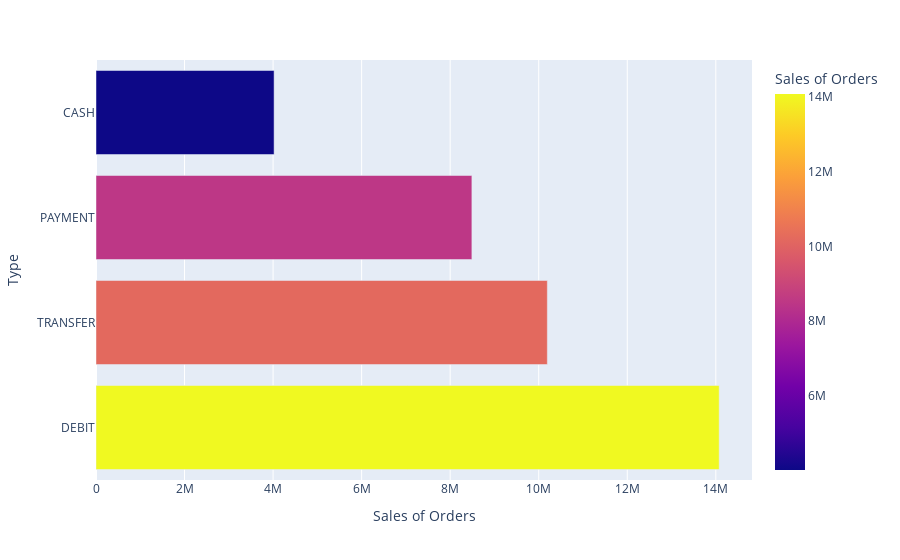

Write notebook code for a chart like this one.
### Code cell
#Type of Payment Visual
df_payment_type=df_a.groupby([ 'Type'])['Sales'].sum().reset_index(name='Sales of Orders').sort_values(by= 'Sales of Orders', ascending= False)
px.bar(df_payment_type.head(10), x='Sales of Orders',y = 'Type',color ='Sales of Orders')

### Figure 1 — Plotly figure (JSON) as saved in the notebook; plotly's stock layout.template omitted (floating-point values rounded to 4 significant figures)
{"data": [{"alignmentgroup": "True", "hovertemplate": "Sales of Orders=%{marker.color}<br>Type=%{y}<extra></extra>", "legendgroup": "", "marker": {"color": [14080000.0, 10190000.0, 8490000.0, 4023000.0], "coloraxis": "coloraxis", "pattern": {"shape": ""}}, "name": "", "offsetgroup": "", "orientation": "h", "showlegend": false, "textposition": "auto", "type": "bar", "x": [14080000.0, 10190000.0, 8490000.0, 4023000.0], "xaxis": "x", "y": ["DEBIT", "TRANSFER", "PAYMENT", "CASH"], "yaxis": "y"}], "layout": {"barmode": "relative", "coloraxis": {"colorbar": {"title": {"text": "Sales of Orders"}}, "colorscale": [[0, "#0d0887"], [0.1111, "#46039f"], [0.2222, "#7201a8"], [0.3333, "#9c179e"], [0.4444, "#bd3786"], [0.5556, "#d8576b"], [0.6667, "#ed7953"], [0.7778, "#fb9f3a"], [0.8889, "#fdca26"], [1, "#f0f921"]]}, "legend": {"tracegroupgap": 0}, "margin": {"t": 60}, "xaxis": {"anchor": "y", "domain": [0, 1], "title": {"text": "Sales of Orders"}}, "yaxis": {"anchor": "x", "domain": [0, 1], "title": {"text": "Type"}}}}
